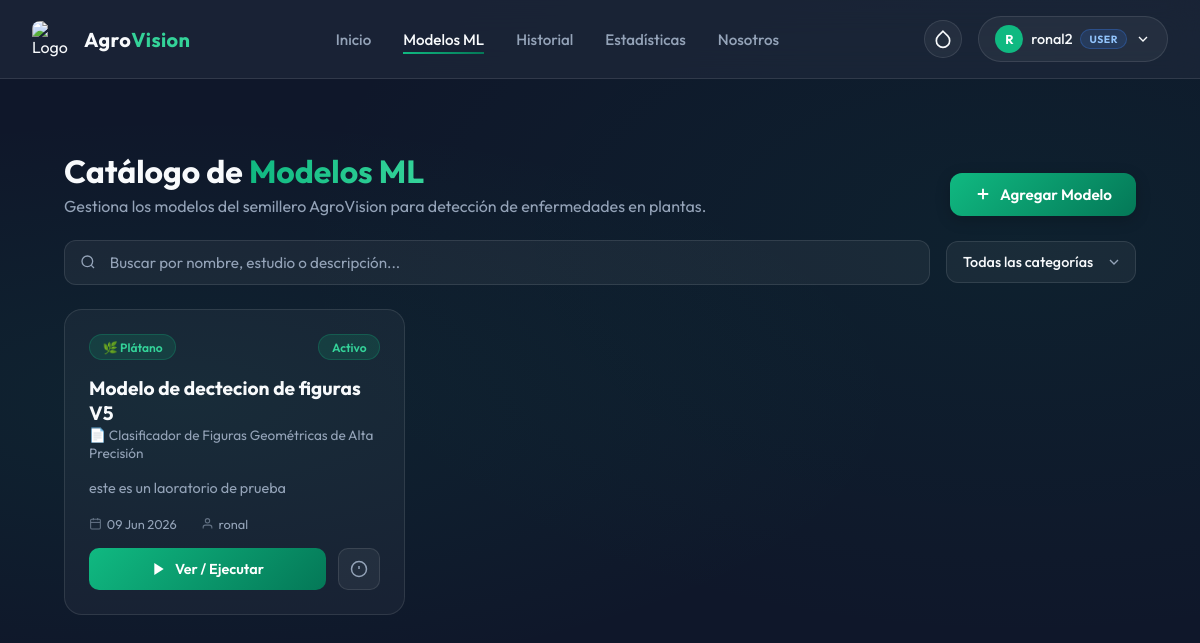
/modelos/ (signed in), run on the app's committed database.
### app/models.py (models this page shows, shortened)
class ModeloML(models.Model):
    ESTADO_CHOICES = [
        ('activo', 'Activo'),
        ('inactivo', 'Inactivo'),
        ('entrenamiento', 'En Entrenamiento'),
    ]
    nombre = models.CharField(max_length=255)
    nombre_estudio = models.CharField(max_length=255, verbose_name='Nombre del Estudio')
    descripcion = models.TextField()
    categoria = models.CharField(max_length=100)
    estado = models.CharField(max_length=20, choices=ESTADO_CHOICES, default='activo')
    archivo_modelo = models.FileField(
        upload_to='modelos_ml/',
        verbose_name='Archivo del Modelo (.onnx)',
        help_text='Sube el archivo de tu modelo entrenado (formato aceptado: .onnx)'
    )
    documento_estudio = models.FileField(
        upload_to='estudios_pdf/',
        verbose_name='Documento del Estudio (PDF)',
        blank=True,
        null=True,
        help_text='Documento PDF con la investigación o estudio relacionado'
    )
    precision = models.DecimalField(
        max_digits=5,
        decimal_places=2,
        blank=True,
        null=True,
        verbose_name='Precisión (%)',
        help_text='Precisión del modelo en porcentaje (ej: 95.87)'
    )
    img_width = models.IntegerField(
        default=28,
        verbose_name='Ancho de Entrada (px)',
        help_text='Ancho esperado de la imagen por el modelo ONNX (ej: 28, 224).'
    )
    img_height = models.IntegerField(
        default=28,
        verbose_name='Alto de Entrada (px)',
        help_text='Alto esperado de la imagen por el modelo ONNX (ej: 28, 224).'
    )
    es_rgb = models.BooleanField(
        default=False,
        verbose_name='¿Es RGB (A color)?',
        help_text='Marca esta opción si el modelo fue entrenado con imágenes a color. Déjalo vacío si es en escala de grises.'
    )
    invertir_colores = models.BooleanField(
        default=False,
        verbose_name='¿Invertir Colores?',
        help_text='Ideal para modelos como MNIST que esperan trazos blancos sobre fondo negro.'
    )
    nombres_clases = models.TextField(
        blank=True,
        null=True,
        verbose_name='Nombres de las Clases',
        help_text='Nombres separados por comas. Ej: "Manzana Sana,Manzana Enferma". Convierte el resultado numérico en texto legible.'
    )
    usuario = models.ForeignKey(User, on_delete=models.CASCADE, related_name='modelos_ml')
    fecha_creacion = models.DateTimeField(auto_now_add=True)
    fecha_actualizacion = models.DateTimeField(auto_now=True)
    class Meta:
        ordering = ['-fecha_creacion']
        verbose_name = 'Modelo ML'
        verbose_name_plural = 'Modelos ML'

### app/views.py (the view)
# urls.py: path('modelos/', views.modelos_lista, name='modelos_lista'),
@login_required(login_url='index')
def modelos_lista(request):
    from app.models import ModeloML, Categoria
    query = request.GET.get('q', '')
    categoria = request.GET.get('categoria', '')
    modelos = ModeloML.objects.all().order_by('-fecha_creacion')
    if query:
        modelos = (
            modelos.filter(nombre__icontains=query) |
            modelos.filter(nombre_estudio__icontains=query) |
            modelos.filter(descripcion__icontains=query)
        )
    if categoria:
        modelos = modelos.filter(categoria__iexact=categoria)
    categorias_en_uso = (
        ModeloML.objects.values_list('categoria', flat=True)
        .distinct()
        .order_by('categoria')
    )
    return render(request, 'modelos_lista.html', {
        'modelos': modelos,
        'categorias': categorias_en_uso,
        'query': query,
        'categoria_activa': categoria,
    })

### app/templates/modelos_lista.html (shortened to what this page needs)
{% extends "base.html" %}
{% block content %}
<div class="page-header">
    <div class="page-header-left">
        <h1>Catálogo de <span>Modelos ML</span></h1>
        <p>Gestiona los modelos del semillero AgroVision para detección de enfermedades en plantas.</p>
    </div>
    <a href="{% url 'modelo_crear' %}" class="btn-nuevo">
        <svg width="18" height="18" viewBox="0 0 24 24" fill="none" stroke="currentColor" stroke-width="2.5"><path d="M12 5v14M5 12h14"/></svg>
        Agregar Modelo
    </a>
</div>
<div class="search-bar" x-data="{
    q: '{{ query|escapejs }}',
    cat: '{{ categoria_activa|escapejs }}',
    debounce: null,
    search() {
        clearTimeout(this.debounce);
        this.debounce = setTimeout(() => {
            if (this.q.length > 0 && this.q.length < 2) return; // espera al menos 2 caracteres
            const params = new URLSearchParams();
            if (this.q) params.set('q', this.q);
            if (this.cat) params.set('categoria', this.cat);
            window.location.href = '{% url 'modelos_lista' %}' + (params.toString() ? '?' + params.toString() : '');
        }, 900);
    },
    filterCat() {
        const params = new URLSearchParams();
        if (this.q) params.set('q', this.q);
        if (this.cat) params.set('categoria', this.cat);
        window.location.href = '{% url 'modelos_lista' %}' + (params.toString() ? '?' + params.toString() : '');
    }
}">
    <div class="search-input-wrap">
        <svg width="16" height="16" viewBox="0 0 24 24" fill="none" stroke="currentColor" stroke-width="2"><circle cx="11" cy="11" r="8"/><path d="m21 21-4.35-4.35"/></svg>
        <input type="text" class="search-input" placeholder="Buscar por nombre, estudio o descripción..."
            x-model="q" @input="search()">
    </div>
    <select class="filter-select" x-model="cat" @change="filterCat()">
        <option value="">Todas las categorías</option>
    </select>
</div>
<div class="modelos-grid">
    {% if modelos %}
        {% for modelo in modelos %}
        <div class="modelo-card">
            <div class="card-top">
                <span class="categoria-badge">🌿 {{ modelo.categoria|capfirst }}</span>
                <span class="estado-badge estado-{{ modelo.estado }}">{{ modelo.get_estado_display }}</span>
            </div>
            <div>
                <div class="card-nombre">{{ modelo.nombre }}</div>
                <div class="card-estudio">📄 {{ modelo.nombre_estudio }}</div>
            </div>
            <p class="card-descripcion">{{ modelo.descripcion }}</p>
            <div class="card-meta">
                <span class="card-meta-item">
                    <svg width="13" height="13" viewBox="0 0 24 24" fill="none" stroke="currentColor" stroke-width="2"><rect x="3" y="4" width="18" height="18" rx="2" ry="2"/><line x1="16" y1="2" x2="16" y2="6"/><line x1="8" y1="2" x2="8" y2="6"/><line x1="3" y1="10" x2="21" y2="10"/></svg>
                    {{ modelo.fecha_creacion|date:"d M Y" }}
                </span>
                <span class="card-meta-item">
                    <svg width="13" height="13" viewBox="0 0 24 24" fill="none" stroke="currentColor" stroke-width="2"><path d="M20 21v-2a4 4 0 0 0-4-4H8a4 4 0 0 0-4 4v2"/><circle cx="12" cy="7" r="4"/></svg>
                    {{ modelo.usuario.get_full_name|default:modelo.usuario.username }}
                </span>
            </div>
            <div class="card-actions">
                <a href="{% url 'modelo_detalle' modelo.pk %}" class="btn-play">
                    <svg width="16" height="16" viewBox="0 0 24 24" fill="currentColor"><polygon points="5 3 19 12 5 21 5 3"/></svg>
                    Ver / Ejecutar
                </a>
                <a href="{% url 'modelo_detalle' modelo.pk %}" class="btn-detalle" title="Ver detalle">
                    <svg width="18" height="18" viewBox="0 0 24 24" fill="none" stroke="currentColor" stroke-width="2"><circle cx="12" cy="12" r="10"/><line x1="12" y1="8" x2="12" y2="12"/><line x1="12" y1="16" x2="12.01" y2="16"/></svg>
                </a>
            </div>
        </div>
        {% endfor %}
    {% endif %}
</div>
{% endblock %}

### app/templates/base.html (shortened to what this page needs)
<!DOCTYPE html>
<html lang="es">
<head>
</head>
<body x-data="{
    mobileMenuOpen: false,
    theme: localStorage.getItem('theme') || 'green',
    toggleTheme() {
        this.theme = this.theme === 'green' ? 'indigo' : 'green';
        localStorage.setItem('theme', this.theme);
        document.documentElement.setAttribute('data-theme', this.theme);
    }
}" x-init="document.documentElement.setAttribute('data-theme', theme)">
    <nav class="navbar">
        <div class="nav-container">
            <a href="{% url 'dashboard' %}" class="nav-brand">
                {% load static %}
                <img src="{% static 'img/agrovisio_logo.png' %}" alt="Logo ISER"
                    style="width:36px; height:36px; border-radius:8px; object-fit:cover;">
                <div class="brand-text">Agro<span>Vision</span></div>
            </a>
            <div class="nav-links">
                <a href="{% url 'dashboard' %}"
                    class="nav-link {% if request.resolver_match.url_name == 'dashboard' %}active{% endif %}">Inicio</a>
                <a href="{% url 'modelos_lista' %}"
                    class="nav-link {% if 'modelos' in request.resolver_match.url_name %}active{% endif %}">Modelos
                    ML</a>
                <a href="{% url 'historial_lista' %}"
                    class="nav-link {% if 'historial' in request.resolver_match.url_name %}active{% endif %}">Historial</a>
                <a href="{% url 'estadisticas' %}"
                    class="nav-link {% if request.resolver_match.url_name == 'estadisticas' %}active{% endif %}">Estadísticas</a>
                <a href="{% url 'nosotros' %}"
                    class="nav-link {% if request.resolver_match.url_name == 'nosotros' %}active{% endif %}">Nosotros</a>
            </div>
            <div style="display: flex; gap: 1rem; align-items: center;">
                <button @click="toggleTheme()" class="user-btn" title="Alternar Tema"
                    style="padding: 0.5rem; border-radius: 50%;">
                    <svg x-show="theme === 'green'" width="20" height="20" viewBox="0 0 24 24" fill="none"
                        stroke="currentColor" stroke-width="2">
                        <path d="M12 2.69l5.66 5.66a8 8 0 1 1-11.31 0z" />
                    </svg>
                </button>
                <div class="user-menu-container" x-data="{ open: false }">
                    <button @click="open = !open" @click.outside="open = false" class="user-btn">
                        <div class="user-avatar">
                            {{ user.first_name|default:user.username|make_list|first|upper }}
                        </div>
                        <span>{{ user.username }}</span>
                        {% if user.profile.rol == 'admin' or user.is_superuser %}
                        <span
                            style="background:rgba(245,158,11,0.2); border:1px solid rgba(245,158,11,0.4); color:#FCD34D; font-size:0.65rem; font-weight:700; padding:0.15rem 0.5rem; border-radius:999px; letter-spacing:0.05em;">ADMIN</span>
                        {% else %}
                        <span
                            style="background:rgba(59,130,246,0.15); border:1px solid rgba(59,130,246,0.3); color:#93C5FD; font-size:0.65rem; font-weight:700; padding:0.15rem 0.5rem; border-radius:999px; letter-spacing:0.05em;">USER</span>
                        {% endif %}
                        <svg width="16" height="16" viewBox="0 0 24 24" fill="none" stroke="currentColor"
                            stroke-width="2">
                            <path d="m6 9 6 6 6-6" />
                        </svg>
                    </button>
                </div>
            </div>
        </div>
    </nav>
    <main class="main-container">
        {% block content %}
        {% endblock %}
    </main>
</body>
</html>

### app/templates/base.html (style rules this page uses)
:root { --primary: #10B981; --primary-hover: #059669; --secondary: #10B981; --background-dark: #0f172a; --surface: #1e293b; --surface-glass: rgba(30, 41, 59, 0.7); --glass-border: rgba(255, 255, 255, 0.1); --text-main: #F8FAFC; --text-muted: #94A3B8; --theme-grad-1: #10B981; --theme-grad-2: #047857; --theme-text-hl: #34D399; --theme-icon-bg: #10B981; }
* { margin: 0; padding: 0; box-sizing: border-box; font-family: 'Outfit', sans-serif; }
body { background-color: var(--background-dark); background-image: radial-gradient(ellipse at 15% 50%, rgba(16, 185, 129, 0.08) 0%, transparent 50%), radial-gradient(ellipse at 85% 30%, rgba(4, 120, 87, 0.1) 0%, transparent 50%); background-attachment: fixed; color: var(--text-main); min-height: 100vh; display: flex; flex-direction: column; overflow-x: hidden; }
.navbar { background: var(--surface-glass); backdrop-filter: blur(16px); -webkit-backdrop-filter: blur(16px); border-bottom: 1px solid var(--glass-border); position: sticky; top: 0; z-index: 50; padding: 1rem 2rem; transition: all 0.3s ease; }
.nav-container { max-width: 1400px; margin: 0 auto; display: flex; justify-content: space-between; align-items: center; }
.nav-brand { display: flex; align-items: center; gap: 1rem; text-decoration: none; color: var(--text-main); }
.brand-text { font-size: 1.25rem; font-weight: 700; letter-spacing: 0.02em; }
.brand-text span { color: var(--theme-text-hl); }
.nav-links { display: flex; gap: 2rem; align-items: center; }
.nav-link { text-decoration: none; color: var(--text-muted); font-weight: 500; font-size: 0.95rem; transition: color 0.2s, transform 0.2s; position: relative; }
.nav-link:hover, .nav-link.active { color: var(--text-main); }
.nav-link::after { content: ''; position: absolute; bottom: -5px; left: 0; width: 100%; height: 2px; background: linear-gradient(90deg, var(--theme-grad-1), var(--theme-grad-2)); transform: scaleX(0); transition: transform 0.3s ease; transform-origin: right; }
.nav-link:hover::after, .nav-link.active::after { transform: scaleX(1); transform-origin: left; }
.user-menu-container { position: relative; }
.user-btn { background: rgba(255, 255, 255, 0.05); border: 1px solid var(--glass-border); padding: 0.5rem 1rem; border-radius: 9999px; color: var(--text-main); display: flex; align-items: center; gap: 0.5rem; cursor: pointer; transition: background 0.2s; font-size: 0.9rem; font-weight: 500; }
.user-avatar { width: 28px; height: 28px; background: var(--theme-icon-bg); border-radius: 50%; display: flex; align-items: center; justify-content: center; font-weight: bold; color: white; font-size: 0.8rem; }
.main-container { flex: 1; padding: 2rem; max-width: 1400px; margin: 0 auto; width: 100%; }

### data on the page
ModeloML: categoria "Plátano", estado "Activo", nombre "Modelo de dectecion de figuras V5", nombre_estudio "Clasificador de Figuras Geométricas de Alta Precisión", descripcion "este es un laoratorio de prueba", fecha_creacion "09 Jun 2026", usuario.get_full_name "ronal"

### other printed values
{{ user.first_name|default:user.username|make_list|first|upper }} "R"
{{ user.username }} "ronal2"
